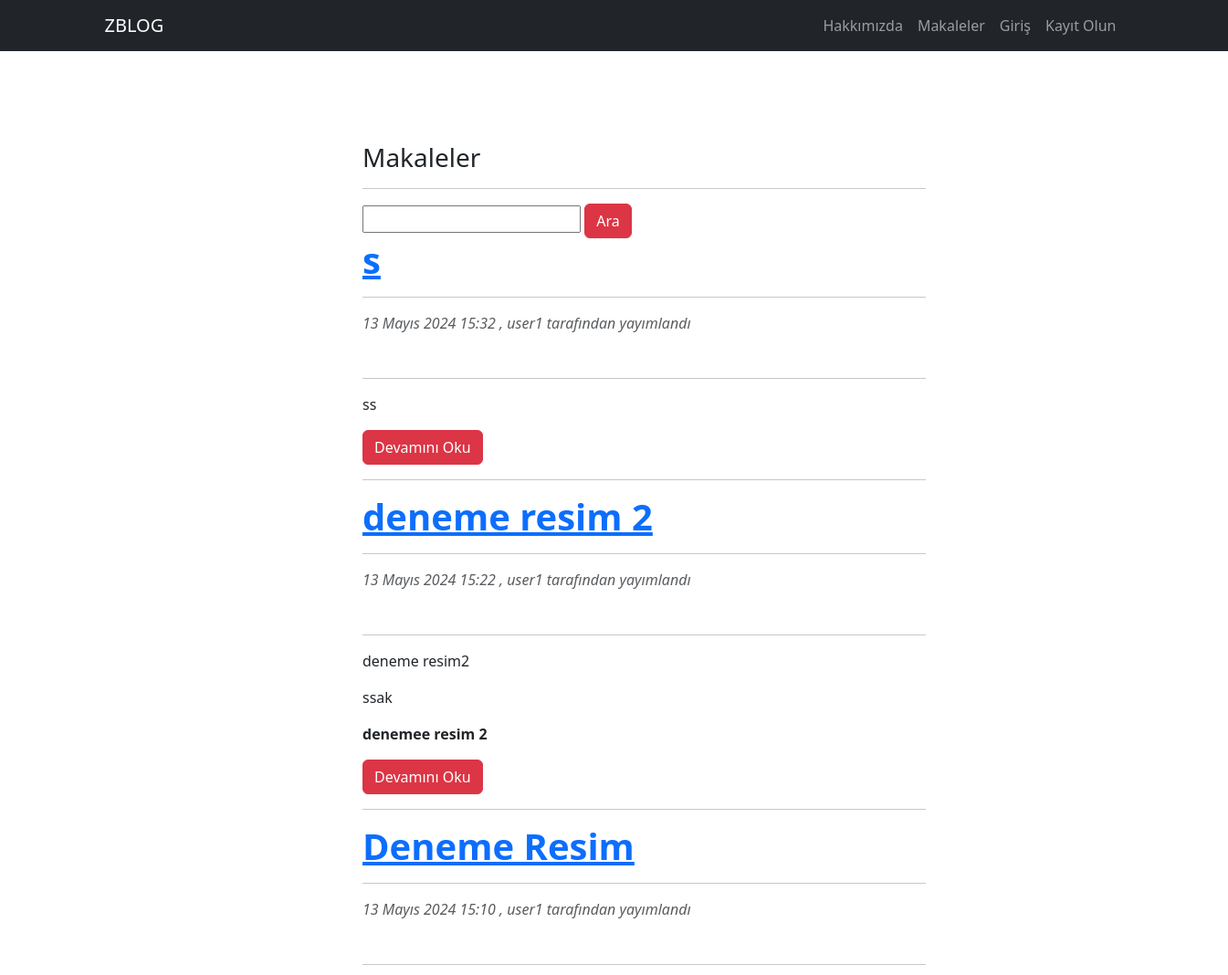
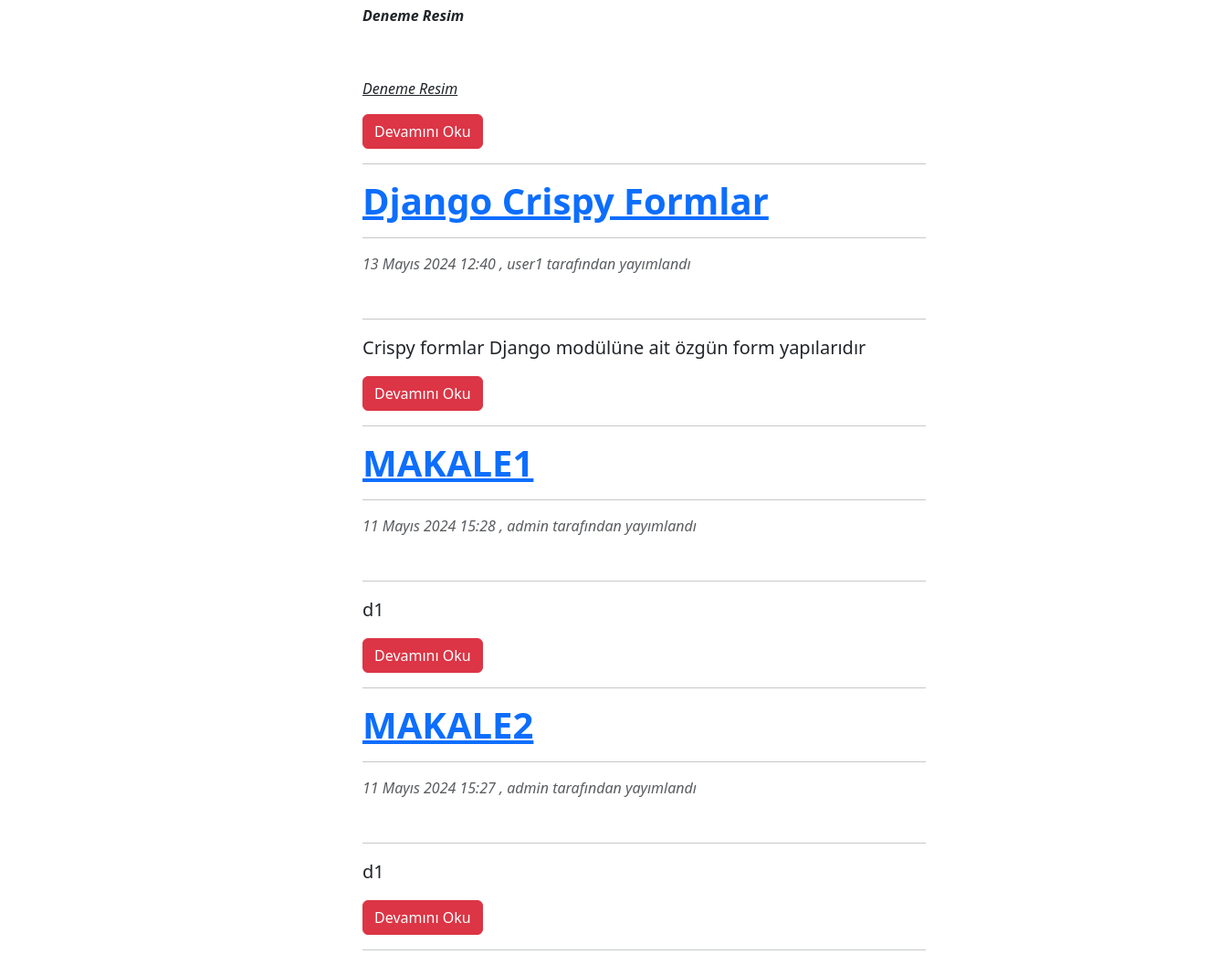
/articles/, run on an earlier commit of the app's database (2 pictures, top to bottom).
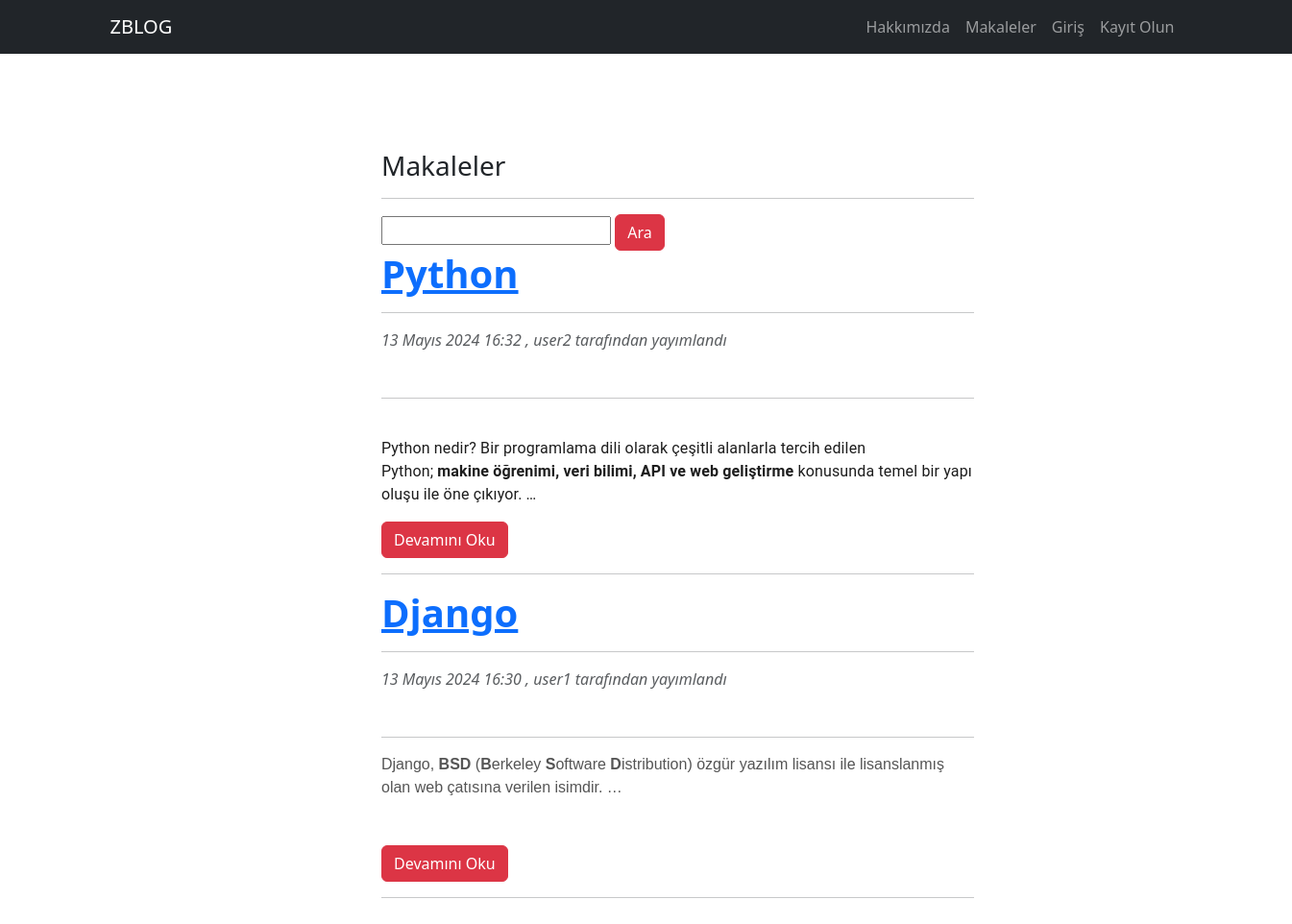
And on a later commit of the database.
### article/models.py (models this page shows, shortened)
class Article(models.Model):
    author = models.ForeignKey("auth.user",on_delete= models.CASCADE,verbose_name="Yazar") #on-delete user silinirse o usera ait tüm makaleler silinir.
    title = models.CharField(max_length=50,verbose_name="Başlık")
    content = RichTextField()
    create_date = models.DateTimeField(auto_now_add=True,verbose_name="Oluşturma Tarihi")
    article_image = models.FileField(blank=True,null=True,verbose_name="Makaleye Fotoğraf Ekleyin")
    class Meta:
        ordering = ['-create_date']

### article/views.py (the view)
# urls.py: path('',views.articles,name= "articles" ),
def articles(request):
    keyword = request.GET.get("keyword")
    if keyword: # arama işlemi oldumu kontrol eder
        articles = Article.objects.filter(title__contains = keyword) #keywordsun geçtiği articles döndürülür
        return render(request,"articles.html",{"articles":articles})
    articles = Article.objects.all()
    return render(request,"articles.html",{"articles":articles})

### templates/articles.html (shortened to what this page needs)
{% extends "layout.html" %}
{% block body%}
<div class="row">
    <div class="col-md-10 offset-md-3">
        <div class="col-lg-8">
              <h3>Makaleler</h3>
                <hr>
            </div>
        </div>
</div>
<div class="row">
    <div class="col-md-10 offset-md-3">
        <div class="col-lg-8">
            <form >
                <input type="text" name="keyword" class="input-sm" max-length="30">
                 <button type="submit" class="btn btn-danger">Ara</button>
            </form>
            </div>
        </div>
</div>
{% if articles %}
{% for article in articles  %}
<div class="row">
    <div class="col-md-10 offset-md-3">
      <div class="col-lg-8">
            <header class="mb-5">
                <a href = "{% url "article:detail" article.id %}"><h1 class="fw-bolder mb-1">{{article.title}}</h1></a>
                <hr>
                <div class="text-muted fst-italic mb-2">{{article.create_date}} , {{article.author.username}} tarafından yayımlandı</div>
            </header>
            <hr>
            <p class="lead">
                {{article.content|safe|truncatewords:80}}
            </p>
            <a  href="{% url "article:detail" article.id %}" class="btn btn-danger"> Devamını Oku</a>
            <hr>
      </div>
   </div>
</div>
{% endfor %}
 {% else %}
 <div class="alert alert-danger"> Makale bulunamadı</div>
 {% endif %}
{% endblock body%}

### templates/layout.html (shortened to what this page needs)
<!DOCTYPE html>
{% load static %}
<html lang="en">
<head>
    <link href="https://cdn.jsdelivr.net/npm/bootstrap@5.3.3/dist/css/bootstrap.min.css" rel="stylesheet">
    <link rel="stylesheet" href="{% static 'css/bootstrap.min.css' %}">
</head>
<body>
    {% include "includes/navbar.html" %}
    <div style="margin: 100px" class="container">
        {% block body %}
        {% endblock %}
    </div>
</body>
</html>

### templates/includes/navbar.html (shortened to what this page needs)
<nav class="navbar navbar-expand-sm navbar-dark bg-dark">
    <div class="container">
      <a class="navbar-brand" href="{% url "index" %}">ZBLOG</a>
      <div class="collapse navbar-collapse justify-content-end" id="navbarNav">
        <ul class="navbar-nav ml-auto-left">
            <li class="nav-item">
                <a class="nav-link" href="{% url "about" %}">Hakkımızda</a>
              </li>
              <li class="nav-item">
                <a class="nav-link" href="/{% url "article:articles" %}">Makaleler</a>
              </li>
        </ul>
        <ul class="navbar-nav ml-auto">
            {% if request.user.is_authenticated %}
            <li class="nav-item">
              <a class="nav-link" href="{% url "article:dashboard" %}">Kontrol Paneli</a>
            </li>
            <li class="nav-item">
              <a class="nav-link" href="{% url "user:logout" %}">Çıkış</a>
            </li>
          {% else %}
          <li class="nav-item">
            <a class="nav-link" href="{% url "user:login" %}">Giriş</a>
          </li>
          <li class="nav-item">
            <a class="nav-link" href="{% url "user:register" %}">Kayıt Olun</a>
          </li>
          {% endif %}
        </ul>
      </div>
    </div>
  </nav>

What changed in the data, as far as the page shows it:
removed Article: title "s", create_date "13 Mayıs 2024 15:32", author.username "user1", content "ss"
removed Article: title "deneme resim 2", create_date "13 Mayıs 2024 15:22", author.username "user1", content "deneme resim2 ssak denemee resim 2"
removed Article: title "Deneme Resim", create_date "13 Mayıs 2024 15:10", author.username "user1", content "Deneme Resim Deneme Resim"
removed Article: title "Django Crispy Formlar", create_date "13 Mayıs 2024 12:40", author.username "user1", content "Crispy formlar Django modülüne ait özgün form yapılarıdır"
removed Article: title "MAKALE1", create_date "11 Mayıs 2024 15:28", author.username "admin", content "d1"
removed Article: title "MAKALE2", create_date "11 Mayıs 2024 15:27", author.username "admin", content "d1"
added Article: title "Python", create_date "13 Mayıs 2024 16:32", author.username "user2", content "Python nedir? Bir programlama dili olarak çeşitli alanlarla tercih edilen Python; makine öğrenimi, veri bilimi, API ve web geliştirme konusunda temel bir yapı oluşu ile öne çıkıyor. …"
added Article: title "Django", create_date "13 Mayıs 2024 16:30", author.username "user1", content "Django, BSD ( B erkeley S oftware D istribution) özgür yazılım lisansı ile lisanslanmış olan web çatısına verilen isimdir. …"
